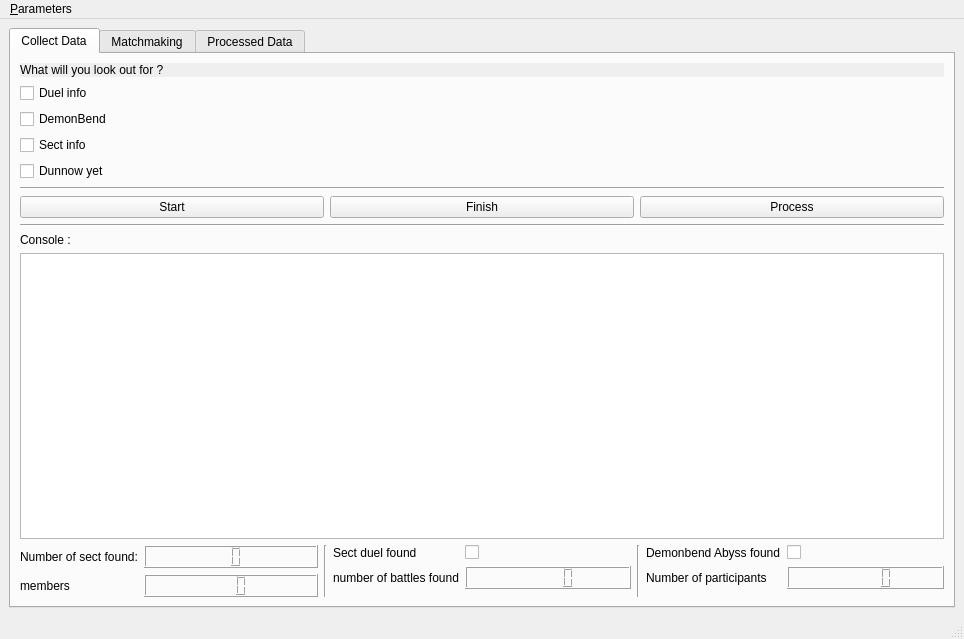
<?xml version="1.0" encoding="UTF-8"?>
<ui version="4.0">
 <class>MainWindow</class>
 <widget class="QMainWindow" name="MainWindow">
  <property name="geometry">
   <rect>
    <x>0</x>
    <y>0</y>
    <width>964</width>
    <height>639</height>
   </rect>
  </property>
  <property name="windowTitle">
   <string>Overmortal Data sniffer</string>
  </property>
  <property name="iconSize">
   <size>
    <width>64</width>
    <height>64</height>
   </size>
  </property>
  <property name="documentMode">
   <bool>false</bool>
  </property>
  <property name="tabShape">
   <enum>QTabWidget::TabShape::Triangular</enum>
  </property>
  <widget class="QWidget" name="centralwidget">
   <layout class="QGridLayout" name="gridLayout_2">
    <item row="0" column="0">
     <widget class="QTabWidget" name="tabWidget">
      <property name="currentIndex">
       <number>0</number>
      </property>
      <widget class="QWidget" name="tab">
       <attribute name="title">
        <string>Collect Data</string>
       </attribute>
       <layout class="QGridLayout" name="gridLayout_3">
        <item row="0" column="0">
         <layout class="QGridLayout" name="gridLayout">
          <item row="5" column="0">
           <widget class="QTextEdit" name="Txt_Console_output">
            <property name="readOnly">
             <bool>true</bool>
            </property>
           </widget>
          </item>
          <item row="1" column="0">
           <widget class="Line" name="line">
            <property name="orientation">
             <enum>Qt::Orientation::Horizontal</enum>
            </property>
           </widget>
          </item>
          <item row="3" column="0">
           <widget class="Line" name="line_2">
            <property name="orientation">
             <enum>Qt::Orientation::Horizontal</enum>
            </property>
           </widget>
          </item>
          <item row="2" column="0">
           <layout class="QHBoxLayout" name="horizontalLayout">
            <item>
             <widget class="QPushButton" name="btn_start_sniff">
              <property name="text">
               <string>Start</string>
              </property>
             </widget>
            </item>
            <item>
             <widget class="QPushButton" name="btn_finish_sniff">
              <property name="text">
               <string>Finish</string>
              </property>
             </widget>
            </item>
            <item>
             <widget class="QPushButton" name="btn_process_data">
              <property name="text">
               <string>Process</string>
              </property>
             </widget>
            </item>
           </layout>
          </item>
          <item row="0" column="0">
           <layout class="QVBoxLayout" name="verticalLayout">
            <item>
             <widget class="QLabel" name="label">
              <property name="autoFillBackground">
               <bool>true</bool>
              </property>
              <property name="text">
               <string>What will you look out for ?</string>
              </property>
             </widget>
            </item>
            <item>
             <widget class="QCheckBox" name="CheckB_search_duel">
              <property name="text">
               <string>Duel info</string>
              </property>
             </widget>
            </item>
            <item>
             <widget class="QCheckBox" name="CheckB_search_Demonbend">
              <property name="text">
               <string>DemonBend</string>
              </property>
             </widget>
            </item>
            <item>
             <widget class="QCheckBox" name="CheckB_search_Sects">
              <property name="text">
               <string>Sect info</string>
              </property>
             </widget>
            </item>
            <item>
             <widget class="QCheckBox" name="checkBox">
              <property name="text">
               <string>Dunnow yet</string>
              </property>
             </widget>
            </item>
           </layout>
          </item>
          <item row="6" column="0">
           <layout class="QHBoxLayout" name="horizontalLayout_2">
            <item>
             <layout class="QFormLayout" name="formLayout">
              <item row="0" column="0">
               <widget class="QLabel" name="label_4">
                <property name="text">
                 <string>Number of sect found:</string>
                </property>
               </widget>
              </item>
              <item row="0" column="1">
               <widget class="QLCDNumber" name="lcd_Number_sect_found">
                <property name="digitCount">
                 <number>2</number>
                </property>
               </widget>
              </item>
              <item row="1" column="0">
               <widget class="QLabel" name="label_3">
                <property name="text">
                 <string>members</string>
                </property>
               </widget>
              </item>
              <item row="1" column="1">
               <widget class="QLCDNumber" name="lcd_total_members">
                <property name="digitCount">
                 <number>3</number>
                </property>
               </widget>
              </item>
             </layout>
            </item>
            <item>
             <widget class="Line" name="line_3">
              <property name="orientation">
               <enum>Qt::Orientation::Vertical</enum>
              </property>
             </widget>
            </item>
            <item>
             <layout class="QFormLayout" name="formLayout_4">
              <item row="0" column="0">
               <widget class="QLabel" name="label_7">
                <property name="text">
                 <string>Sect duel found</string>
                </property>
               </widget>
              </item>
              <item row="1" column="0">
               <widget class="QLabel" name="label_6">
                <property name="text">
                 <string>number of battles found</string>
                </property>
               </widget>
              </item>
              <item row="1" column="1">
               <widget class="QLCDNumber" name="lcd_number_battles"/>
              </item>
              <item row="0" column="1">
               <widget class="QCheckBox" name="Check_Sect_duel_found">
                <property name="text">
                 <string/>
                </property>
                <property name="checkable">
                 <bool>false</bool>
                </property>
                <property name="tristate">
                 <bool>false</bool>
                </property>
               </widget>
              </item>
             </layout>
            </item>
            <item>
             <widget class="Line" name="line_4">
              <property name="orientation">
               <enum>Qt::Orientation::Vertical</enum>
              </property>
             </widget>
            </item>
            <item>
             <layout class="QFormLayout" name="formLayout_2">
              <item row="0" column="0">
               <widget class="QLabel" name="label_2">
                <property name="text">
                 <string>Demonbend Abyss found</string>
                </property>
               </widget>
              </item>
              <item row="1" column="0">
               <widget class="QLabel" name="label_8">
                <property name="text">
                 <string>Number of participants</string>
                </property>
               </widget>
              </item>
              <item row="1" column="1">
               <widget class="QLCDNumber" name="lcd_demonbend_participants"/>
              </item>
              <item row="0" column="1">
               <widget class="QCheckBox" name="Check_demonbend_found">
                <property name="text">
                 <string/>
                </property>
               </widget>
              </item>
             </layout>
            </item>
           </layout>
          </item>
          <item row="4" column="0">
           <widget class="QLabel" name="label_9">
            <property name="text">
             <string>Console :</string>
            </property>
           </widget>
          </item>
         </layout>
        </item>
       </layout>
      </widget>
      <widget class="QWidget" name="tab_3">
       <attribute name="title">
        <string>Matchmaking</string>
       </attribute>
       <layout class="QGridLayout" name="gridLayout_5">
        <item row="0" column="0">
         <layout class="QVBoxLayout" name="verticalLayout_3">
          <item>
           <widget class="QGroupBox" name="groupBox">
            <property name="title">
             <string>Choose the Sect to matchmake</string>
            </property>
            <layout class="QGridLayout" name="gridLayout_6">
             <item row="0" column="0">
              <layout class="QFormLayout" name="formLayout_3">
               <item row="0" column="0">
                <widget class="QLabel" name="label_10">
                 <property name="text">
                  <string>First Sect</string>
                 </property>
                </widget>
               </item>
               <item row="0" column="1">
                <widget class="QComboBox" name="Combo_First_sect_selector"/>
               </item>
               <item row="1" column="0">
                <widget class="QLabel" name="label_11">
                 <property name="text">
                  <string>Second Sect</string>
                 </property>
                </widget>
               </item>
               <item row="1" column="1">
                <widget class="QComboBox" name="Combo_Second_sect_selector"/>
               </item>
              </layout>
             </item>
            </layout>
           </widget>
          </item>
          <item>
           <widget class="QGroupBox" name="groupBox_3">
            <property name="title">
             <string/>
            </property>
            <layout class="QGridLayout" name="gridLayout_8">
             <item row="0" column="0">
              <widget class="QPushButton" name="Btn_Matchmaking">
               <property name="text">
                <string>Matchmaking</string>
               </property>
              </widget>
             </item>
            </layout>
           </widget>
          </item>
          <item>
           <spacer name="verticalSpacer">
            <property name="orientation">
             <enum>Qt::Orientation::Vertical</enum>
            </property>
            <property name="sizeHint" stdset="0">
             <size>
              <width>20</width>
              <height>40</height>
             </size>
            </property>
           </spacer>
          </item>
         </layout>
        </item>
        <item row="0" column="1">
         <widget class="Line" name="line_5">
          <property name="orientation">
           <enum>Qt::Orientation::Vertical</enum>
          </property>
         </widget>
        </item>
        <item row="0" column="2">
         <widget class="QGroupBox" name="groupBox_2">
          <property name="title">
           <string>Matchmaking Table</string>
          </property>
          <property name="flat">
           <bool>true</bool>
          </property>
          <property name="checkable">
           <bool>false</bool>
          </property>
          <layout class="QGridLayout" name="gridLayout_7">
           <property name="leftMargin">
            <number>0</number>
           </property>
           <property name="topMargin">
            <number>6</number>
           </property>
           <property name="rightMargin">
            <number>0</number>
           </property>
           <property name="bottomMargin">
            <number>0</number>
           </property>
           <item row="0" column="0">
            <widget class="QTableWidget" name="Table_matchmaking"/>
           </item>
          </layout>
         </widget>
        </item>
       </layout>
      </widget>
      <widget class="QWidget" name="tab_2">
       <attribute name="title">
        <string>Processed Data</string>
       </attribute>
       <layout class="QGridLayout" name="gridLayout_4">
        <item row="0" column="0">
         <layout class="QVBoxLayout" name="verticalLayout_2">
          <item>
           <layout class="QHBoxLayout" name="horizontalLayout_3">
            <item>
             <widget class="QLabel" name="label_5">
              <property name="maximumSize">
               <size>
                <width>75</width>
                <height>16777215</height>
               </size>
              </property>
              <property name="text">
               <string>&amp;Lists found :</string>
              </property>
              <property name="buddy">
               <cstring>ComboB_Object_selector</cstring>
              </property>
             </widget>
            </item>
            <item>
             <widget class="QComboBox" name="ComboB_Object_selector">
              <property name="editable">
               <bool>false</bool>
              </property>
              <property name="currentText">
               <string/>
              </property>
              <property name="placeholderText">
               <string>Pick a list to display</string>
              </property>
             </widget>
            </item>
           </layout>
          </item>
          <item>
           <widget class="QTreeView" name="treeView"/>
          </item>
         </layout>
        </item>
       </layout>
      </widget>
     </widget>
    </item>
   </layout>
  </widget>
  <widget class="QMenuBar" name="menubar">
   <property name="geometry">
    <rect>
     <x>0</x>
     <y>0</y>
     <width>964</width>
     <height>33</height>
    </rect>
   </property>
   <widget class="QMenu" name="menuOvermortal">
    <property name="title">
     <string>&amp;Parameters</string>
    </property>
    <addaction name="Open_save_directory_window"/>
   </widget>
   <addaction name="menuOvermortal"/>
  </widget>
  <widget class="QStatusBar" name="statusbar"/>
  <action name="Open_save_directory_window">
   <property name="text">
    <string>&amp;Save Directory</string>
   </property>
  </action>
 </widget>
 <resources/>
 <connections/>
</ui>
